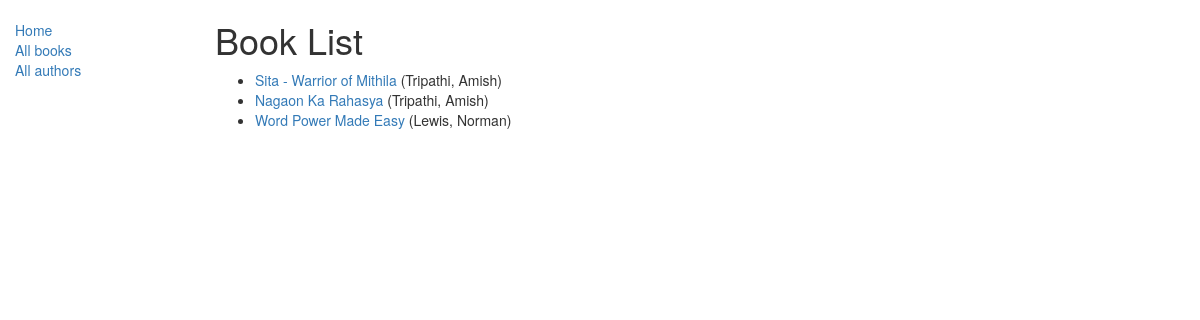
/catalog/books/, run on the app's committed database.
### catalog/models.py (models this page shows, shortened)
class Book(models.Model):
    title = models.CharField(max_length=200)
    author = models.ForeignKey('Author', on_delete=models.SET_NULL, null=True)
    summary = models.TextField(
        max_length=1000, help_text="Enter a brief description of the book")
    isbn = models.CharField(
        'ISBN', max_length=13, help_text='13 Character <a href="https://www.isbn-international.org/content/what-isbn">ISBN number</a>')
    genre = models.ManyToManyField(
        Genre, help_text="Select a genre for this book")
    language = models.ForeignKey(
        'Language', on_delete=models.SET_NULL, null=True)
    def display_genre(self):
        """
        Creates a string for the Genre. This is required to display genre in Admin.
        """
        return ', '.join([genre.name for genre in self.genre.all()[:3]])
    display_genre.short_description = 'Genre'
    def get_absolute_url(self):
        return reverse('book-detail', args=[str(self.id)])

class Author(models.Model):
    first_name = models.CharField(max_length=100)
    last_name = models.CharField(max_length=100)
    date_of_birth = models.DateField(null=True, blank=True)
    date_of_death = models.DateField('Died', null=True, blank=True)
    def __str__(self):
        return '%s, %s' % (self.last_name, self.first_name)
    class Meta:
        ordering = ['first_name']

### catalog/views.py (the view)
class BookListView(generic.ListView):
    model = Book
    paginate_by = 10
    def get_context_data(self, **kwargs):
        context = super(BookListView, self).get_context_data(**kwargs)
        context['some_data'] = 'This is just some data'
        return context

### catalog/templates/catalog/book_list.html
{% extends "base_generic.html" %}
{% block content %}
    <h1>Book List</h1>
    {% if book_list %}
    <ul>
      {% for book in book_list %}
      <li>
        <a href="{{ book.get_absolute_url }}">{{ book.title }}</a> ({{book.author}})
      </li>
      {% endfor %}
    </ul>
    {% else %}
      <p>There are no books in the library.</p>
    {% endif %}
{% endblock %}

### data on the page
Book: title "Sita - Warrior of Mithila", author "Tripathi, Amish"
Book: title "Nagaon Ka Rahasya", author "Tripathi, Amish"
Book: title "Word Power Made Easy", author "Lewis, Norman"
